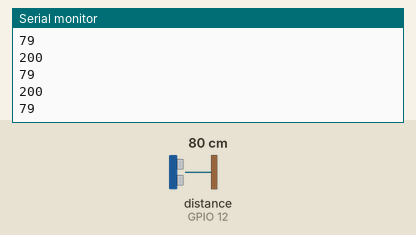
Simulated run of this sketch. Board: ESP32. Shown: the last lines printed to the serial monitor. Wiring (inferred from the names in the program): ultrasonic range finder: trigger GPIO 13; echo GPIO 12. The test bench sets the inputs (shaded band); at power-on: distance to the obstacle (sensor on GPIO 12) 80 cm. The echo pulse lasts 58.3 µs per cm; WiFi joins after 1.5 s; servers stay silent unless stated; uploads are accepted with an empty reply.

Above: at 3.2 s.
3.3 s: distance to the obstacle (sensor on GPIO 12) set to 2 cm
At 3.6 s:
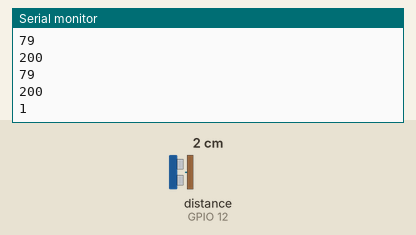
4.8 s: distance to the obstacle (sensor on GPIO 12) set to 4 cm
At 4.8 s:
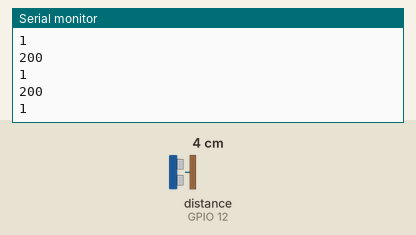
Timing chart, 0 to 7.8 s (numbered marks = the images above; inputs shaded):
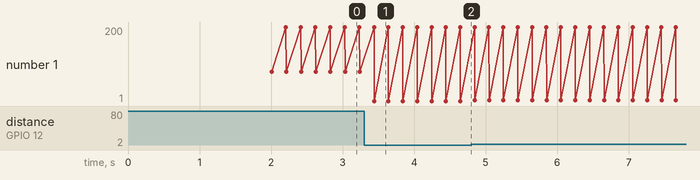

The sketch:

http_post.ino
```cpp
#include <WiFi.h>
#include <HTTPClient.h>

// Ganti dengan SSID dan Password WiFi Anda
const char* ssid = "MAN 2 Jakarta";
const char* password = "alhamdulillah123";

int trig = 13;
int echo = 12;

// Ganti dengan URL server Flask Anda
const char* serverName = "http://192.168.9.63:5000/sensor";


void setup() {
  Serial.begin(115200);
  pinMode(trig, OUTPUT); // Pin sensor Trig
  pinMode(echo, INPUT); // Pin sensor echo
  WiFi.begin(ssid, password);

  while (WiFi.status() != WL_CONNECTED) {
    delay(1000);
    Serial.println("Connecting to WiFi...");
  }

  Serial.println("Connected to WiFi");
}

void loop() {
    digitalWrite(trig, LOW);
    delayMicroseconds(2);
    digitalWrite(trig, HIGH);
    delayMicroseconds(10);
    digitalWrite(trig, LOW);

    long duration = pulseIn(echo, HIGH);
    long distance = duration * 0.034 / 2;

    Serial.println(distance);
    if (WiFi.status() == WL_CONNECTED) {
      HTTPClient http;
      http.begin(serverName);
      http.addHeader("Content-Type", "application/x-www-form-urlencoded");

      String httpRequestData = "type=ultrasonik&value=" + String(distance);
      int httpResponseCode = http.POST(httpRequestData);

      if (httpResponseCode > 0) {
        String response = http.getString();
        Serial.println(httpResponseCode);
        Serial.println(response);
      } else {
        Serial.print("Error on sending POST: ");
        Serial.println(httpResponseCode);
      }

      http.end();
    } else {
      Serial.println("Error in WiFi connection");
    }
}
```

Measured:
- after the input at 3.3 s, the serial monitor: prints a new line after 0.14 s (image 1)
- plotted number 1: 79 → 1 after the input at 3.3 s, 1 → 3 after the input at 4.8 s
